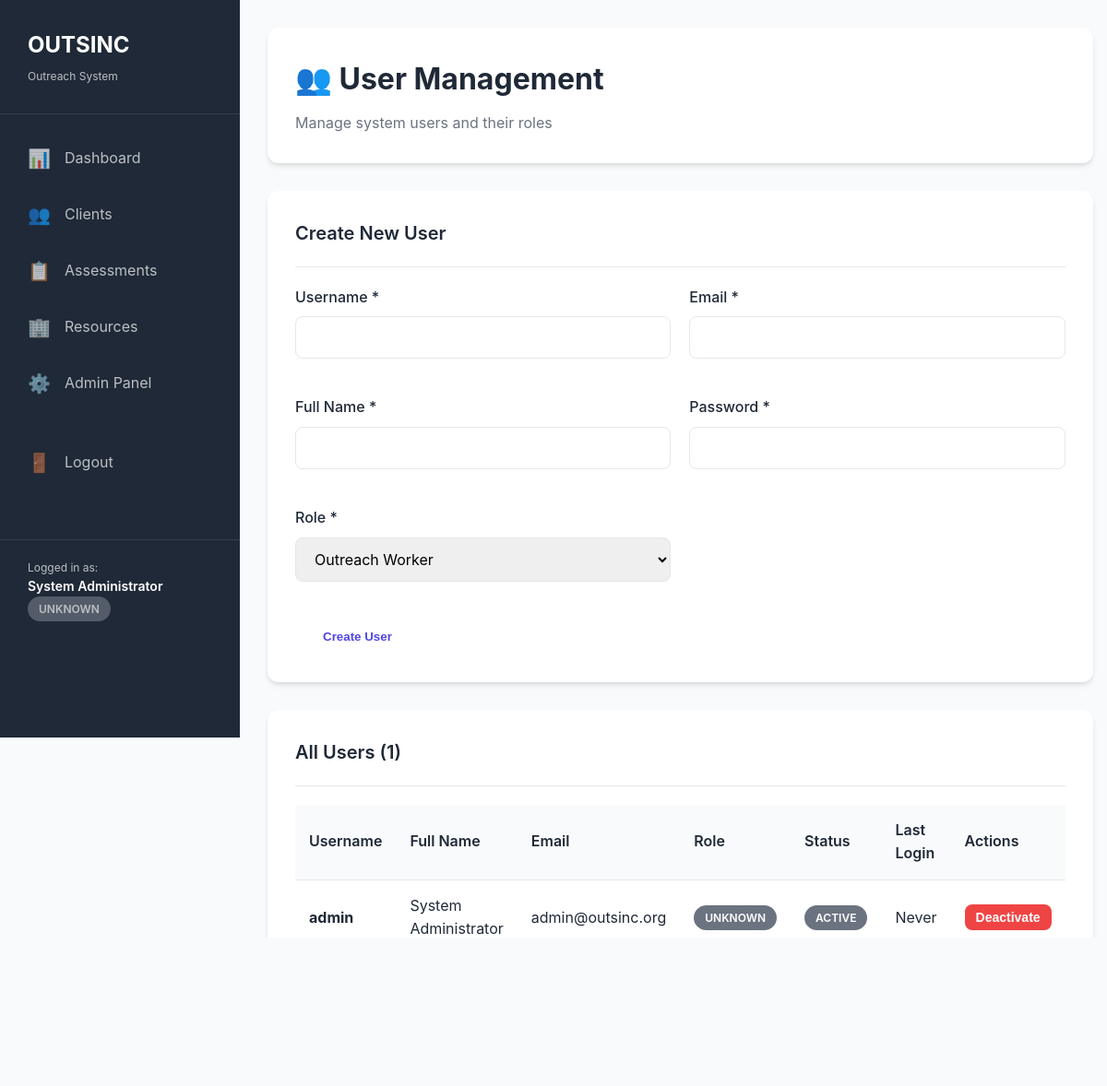
The page /admin/users.php (signed in) on the database its author committed.
### tables this page shows
CREATE TABLE IF NOT EXISTS users (
    id INT AUTO_INCREMENT PRIMARY KEY,
    username VARCHAR(50) UNIQUE NOT NULL,
    email VARCHAR(100) UNIQUE NOT NULL,
    password VARCHAR(255) NOT NULL,
    full_name VARCHAR(100) NOT NULL,
    role ENUM('admin', 'outreach', 'provider') NOT NULL DEFAULT 'outreach',
    status ENUM('active', 'inactive') DEFAULT 'active',
    created_at TIMESTAMP DEFAULT CURRENT_TIMESTAMP,
    last_login TIMESTAMP NULL
);

### admin/users.php (the view, shortened to what this page needs)
<?php
require_once '../includes/functions.php';
$conn = getConnection();
$users = [];
if ($conn) {
    $result = $conn->query("SELECT * FROM users ORDER BY created_at DESC");
    if ($result) {
        while ($row = $result->fetch_assoc()) {
            $users[] = $row;
        }
    }
}
?>
<!DOCTYPE html>
<html lang="en">
<head>
    <link rel="stylesheet" href="/assets/css/style.css">
</head>
<body>
    <div class="dashboard">
        <?php include '../includes/sidebar.php'; ?>
        <div class="main-content">
            <div class="page-header">
                <h1>👥 User Management</h1>
                <p>Manage system users and their roles</p>
            </div>
            <div class="card">
                <div class="card-header">
                    <h2 class="card-title">Create New User</h2>
                </div>
                <div class="card-body">
                    <form method="POST" action="">
                        <div style="display: grid; grid-template-columns: 1fr 1fr; gap: 20px;">
                            <div class="form-group">
                                <label class="form-label">Username *</label>
                                <input type="text" class="form-control" name="username" required>
                            </div>
                            <div class="form-group">
                                <label class="form-label">Email *</label>
                                <input type="email" class="form-control" name="email" required>
                            </div>
                            <div class="form-group">
                                <label class="form-label">Full Name *</label>
                                <input type="text" class="form-control" name="full_name" required>
                            </div>
                            <div class="form-group">
                                <label class="form-label">Password *</label>
                                <input type="password" class="form-control" name="password" required>
                            </div>
                            <div class="form-group">
                                <label class="form-label">Role *</label>
                                <select class="form-control" name="role" required>
                                    <option value="outreach">Outreach Worker</option>
                                </select>
                            </div>
                        </div>
                        <button type="submit" class="btn btn-primary mt-2">Create User</button>
                    </form>
                </div>
            </div>
            <div class="card">
                <div class="card-header">
                    <h2 class="card-title">All Users (<?php echo count($users); ?>)</h2>
                </div>
                <div class="card-body">
                    <table class="table">
                        <thead>
                            <tr>
                                <th>Username</th>
                                <th>Full Name</th>
                                <th>Email</th>
                                <th>Role</th>
                                <th>Status</th>
                                <th>Last Login</th>
                                <th>Actions</th>
                            </tr>
                        </thead>
                        <tbody>
                            <?php foreach ($users as $user): ?>
                                <tr>
                                    <td><strong><?php echo htmlspecialchars($user['username']); ?></strong></td>
                                    <td><?php echo htmlspecialchars($user['full_name']); ?></td>
                                    <td><?php echo htmlspecialchars($user['email']); ?></td>
                                    <td><?php echo getRoleBadge($user['role']); ?></td>
                                    <td><?php echo getStatusBadge($user['status']); ?></td>
                                    <td><?php echo $user['last_login'] ? formatDateTime($user['last_login']) : 'Never'; ?></td>
                                    <td>
                                        <form method="POST" style="display: inline;">
                                            <button type="submit" class="btn <?php echo $user['status'] === 'active' ? 'btn-danger' : 'btn-success'; ?>" style="padding: 6px 12px; font-size: 14px;">
                                                <?php echo $user['status'] === 'active' ? 'Deactivate' : 'Activate'; ?>
                                            </button>
                                        </form>
                                    </td>
                                </tr>
                            <?php endforeach; ?>
                        </tbody>
                    </table>
                </div>
            </div>
            <div style="margin-top: 20px;">
                <a href="index.php" class="btn btn-outline">Back to Admin Panel</a>
            </div>
        </div>
    </div>
</body>
</html>

### includes/functions.php (shortened to what this page needs)
<?php
function getRoleBadge($role) {
    $badges = [
        'admin' => '<span class="badge badge-danger">Admin</span>',
        'outreach' => '<span class="badge badge-primary">Outreach</span>',
        'provider' => '<span class="badge badge-success">Provider</span>'
    ];
    return $badges[$role] ?? '<span class="badge badge-secondary">Unknown</span>';
}
function getStatusBadge($status) {
    $badges = [
        'active' => '<span class="badge badge-success">Active</span>',
        'inactive' => '<span class="badge badge-secondary">Inactive</span>',
        'completed' => '<span class="badge badge-success">Completed</span>',
        'in_progress' => '<span class="badge badge-warning">In Progress</span>',
        'identified' => '<span class="badge badge-info">Identified</span>',
        'resolved' => '<span class="badge badge-success">Resolved</span>',
        'cannot_resolve' => '<span class="badge badge-danger">Cannot Resolve</span>'
    ];
    return $badges[$status] ?? '<span class="badge badge-secondary">' . ucfirst($status) . '</span>';
}
?>

### assets/css/style.css (style rules this page uses)
* { margin: 0; padding: 0; box-sizing: border-box; }
:root { --primary-color: #4F46E5; --primary-dark: #4338CA; --secondary-color: #10B981; --danger-color: #EF4444; --warning-color: #F59E0B; --info-color: #3B82F6; --dark-color: #1F2937; --light-color: #F9FAFB; --gray-color: #6B7280; --border-color: #E5E7EB; --shadow: 0 4px 6px -1px rgba(0, 0, 0, 0.1), 0 2px 4px -1px rgba(0, 0, 0, 0.06); --shadow-lg: 0 20px 25px -5px rgba(0, 0, 0, 0.1), 0 10px 10px -5px rgba(0, 0, 0, 0.04); }
body { font-family: 'Poppins', -apple-system, BlinkMacSystemFont, 'Segoe UI', sans-serif; line-height: 1.6; color: var(--dark-color); background-color: #fff; }
.btn { display: inline-block; padding: 12px 30px; border-radius: 8px; text-decoration: none; font-weight: 600; transition: all 0.3s; border: none; cursor: pointer; text-align: center; }
.btn-primary { background: white; color: var(--primary-color); }
.btn-outline { background: transparent; color: white; border: 2px solid white; }
.btn-danger { background: var(--danger-color); color: white; }
.dashboard { display: flex; min-height: 100vh; background: var(--light-color); }
.main-content { margin-left: 260px; flex: 1; padding: 30px; }
.page-header { background: white; padding: 30px; border-radius: 12px; margin-bottom: 30px; box-shadow: var(--shadow); }
.page-header h1 { font-size: 32px; margin-bottom: 10px; }
.page-header p { color: var(--gray-color); }
.card { background: white; border-radius: 12px; padding: 30px; box-shadow: var(--shadow); margin-bottom: 30px; }
.card-header { display: flex; justify-content: space-between; align-items: center; margin-bottom: 20px; padding-bottom: 20px; border-bottom: 1px solid var(--border-color); }
.card-title { font-size: 20px; font-weight: 600; }
.card-body { padding: 0; }
.form-group { margin-bottom: 20px; }
.form-label { display: block; margin-bottom: 8px; font-weight: 500; color: var(--dark-color); }
.form-control { width: 100%; padding: 12px 16px; border: 1px solid var(--border-color); border-radius: 8px; font-size: 16px; font-family: inherit; transition: border-color 0.3s; }
select.form-control { cursor: pointer; }
.table { width: 100%; border-collapse: collapse; }
.table th, .table td { padding: 15px; text-align: left; border-bottom: 1px solid var(--border-color); }
.table th { font-weight: 600; color: var(--dark-color); background: var(--light-color); }
.badge { display: inline-block; padding: 4px 12px; border-radius: 20px; font-size: 12px; font-weight: 600; text-transform: uppercase; }
.badge-secondary { background: var(--gray-color); color: white; }
.mt-2 { margin-top: 20px; }

### rows shown on the page
users: username "admin", full_name "System Administrator", email "admin@outsinc.org", role "UNKNOWN", status "ACTIVE", shows "Never", shows "Deactivate"

### other values the page prints
getCurrentUserName() "System Administrator"
$badges[$role] "UNKNOWN"
count($users) "1"
